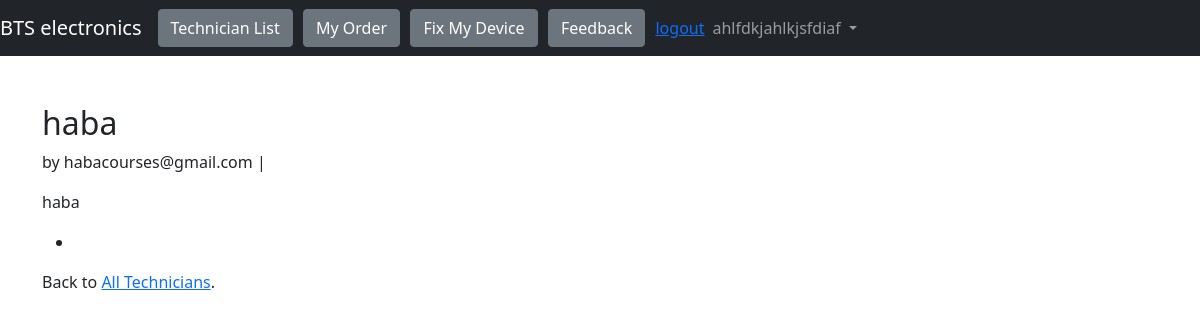
The app's page /technician/detail/1/ (signed in) with its own data.
### project_user/models.py (models this page shows)
class CustomUser(AbstractUser):
    is_customer = models.BooleanField()
    is_Technician = models.BooleanField()
    phoneNumber = models.IntegerField()

class Technician(models.Model):
    user = models.ForeignKey(
        CustomUser,
        verbose_name=("Technicians's User"),
        on_delete=models.CASCADE)
    organizationName = models.CharField(max_length=50)
    ProfilePicture = models.ImageField(
                            upload_to='images/',
                            height_field=None,
                            width_field=None,
                            max_length=None)
    Location = models.CharField(max_length=50)
    isApproved = models.BooleanField(default= False)
    rating = models.IntegerField(default = 0)
    device = models.ForeignKey(
        Device,
        verbose_name= (""),
        on_delete=models.CASCADE,
        related_name= 'technicianDevice')

### project_user/views.py (the view)
# urls.py: path('technician/detail/<int:pk>/', TechniciansDetailView.as_view(), name='technicianDetail'), # new
class TechniciansDetailView(DetailView):
    model = Technician
    template_name = 'technicianDetail.html'
    def get_context_data(self, **kwargs):
        context = super().get_context_data(**kwargs)
        if "deviceId" in self.kwargs:
            context['deviceId'] = self.kwargs['deviceId']
        return context

### templates/technicianDetail.html (shortened to what this page needs)
{% extends 'base.html' %}
{% block content %}
    <div class="article-entry">
    <h2>{{ object.organizationName }}</h2>
    <p>by {{ object.user.email }} | {{ object.date }}</p>
    <p>{{ object.Location }}</p>
    <p>
        <ul>
            <li>
        </li>
    </ul>
    </p>
    </div>
    <p> Back to <a href="{% url 'technicianList' %}">All Technicians</a>.</p>
{% endblock content %}

### templates/base.html (shortened to what this page needs)
{% load static %}
<html>
<head>
<link href="https://cdn.jsdelivr.net/npm/bootstrap@5.1.3/dist/css/bootstrap.min.css" rel="stylesheet">
<link rel="stylesheet" href="{% static '/css/main.css' %}">
</head>
<body>
<main>
    <nav class="navbar navbar-expand-md navbar-dark bg-dark mb-5 d-flex justify-content-between">
        <a class="navbar-brand ml-4" href="{% url 'home' %}">
            BTS electronics</a>
        {% if user.is_authenticated %}
            <ul class="navbar-nav mr-auto">
                <li> <a href="{% url 'technicianList' %}" class = "btn btn-secondary">Technician List</a></li> &ThickSpace;&ThickSpace;
                <li> <a href="{% url 'order' %}" class = "btn btn-secondary" >My Order</a></li>&ThickSpace;&ThickSpace;
                <li> <a href="{% url 'deviceList' %}" class = "btn btn-secondary" >Fix My Device</a></li>&ThickSpace;&ThickSpace;
                <li> <a href="{% url 'feedback' %}" class = "btn btn-secondary" >Feedback</a></li>&ThickSpace;&ThickSpace;
            </ul>
            <a href="{% url 'logout' %}">logout</a>
        {% endif %}
        <div class="collapse navbar-collapse" id="navbarCollapse">
            {% if user.is_authenticated %}
                <ul class="navbar-nav ml-auto">
                    <li class="nav-item">
                        <a class="nav-link dropdown-toggle" href="#" id="userMenu" data-toggle="dropdown" aria-haspopup="true" aria-expanded="false">
                            {{ user.username }}
                        </a>
                    </li>
                </ul>
            {% else %}
                <form class="form-inline ml-auto">
                    <a href="{% url 'login' %}" class="btn btn-outline-secondary">Log In</a>
                    <a href="{% url 'signup-pre' %}" class="btn btn-primary ml- ">Sign up</a>
                </form>
            {% endif %}
        </div>
    </nav>
    <div class="container">
        {% block content %}
        {% endblock content %}
    </div>
</main>
</body>
</html>

### records on screen
CustomUser: username "ahlfdkjahlkjsfdiaf"
Technician: organizationName "haba", user.email "habacourses@gmail.com", Location "haba"
